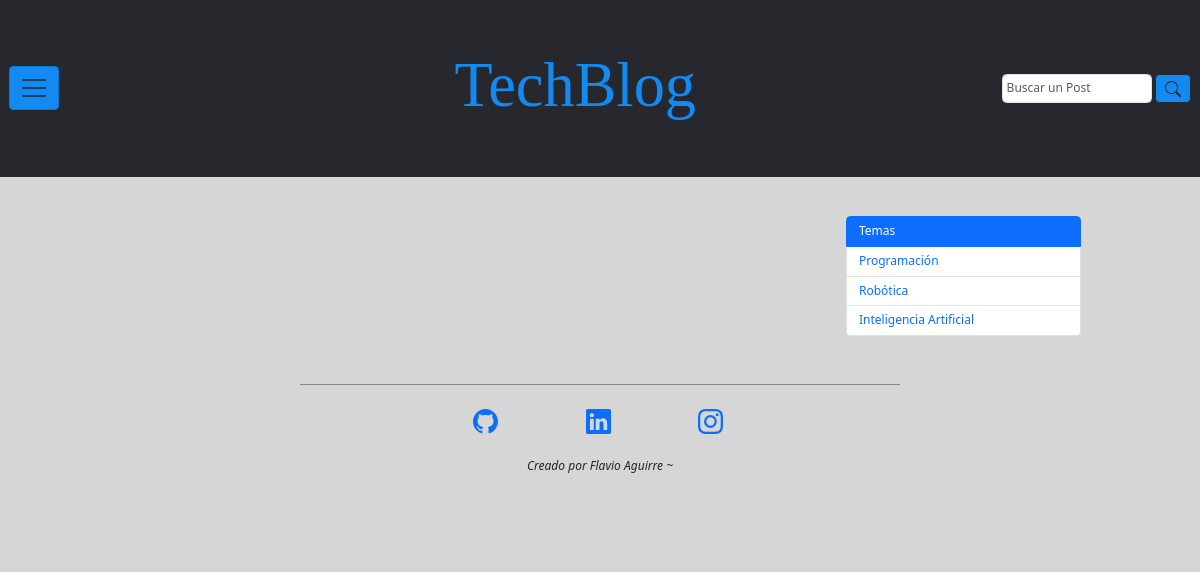
The page /foro/discusion/ on the database as committed earlier.
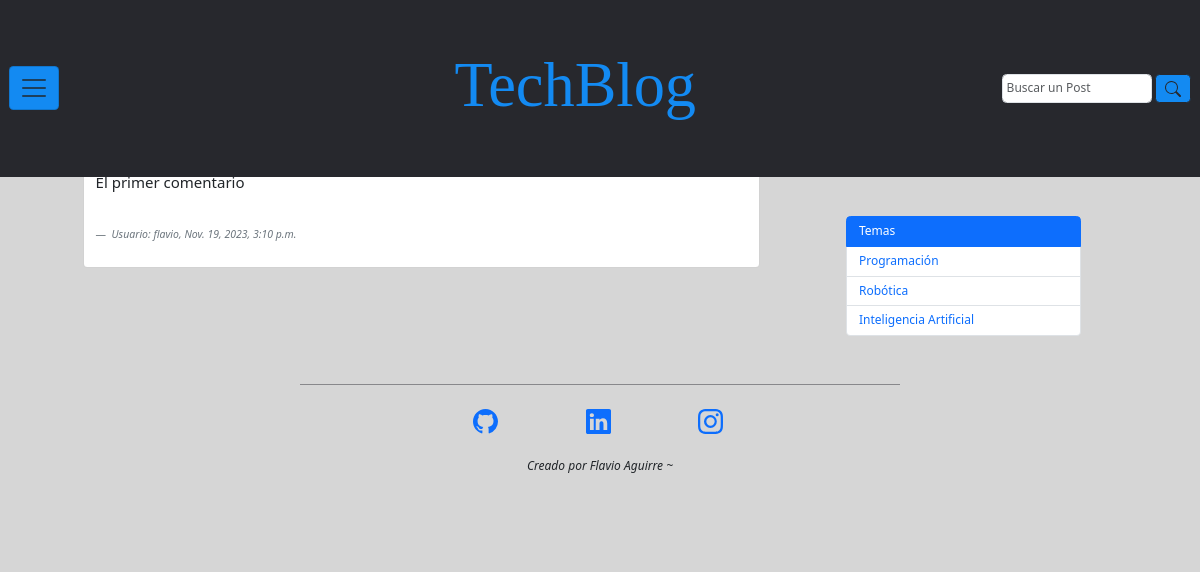
The same page on the database as committed later.
### foro/models.py (models this page shows, shortened)
class Foro(models.Model):
    comentario = models.CharField(max_length=200)
    usuario = models.ForeignKey(User, on_delete=models.CASCADE)
    fecha_comentario = models.DateTimeField(auto_now_add=True)

### foro/views.py (the view)
# urls.py: path('discusion/', views.ListadoComentarios.as_view(), name='foro_discusion'),
class ListadoComentarios(ListView):
    model = Foro
    context_object_name = 'foro'
    template_name = "foro/foro_discusion.html"

### foro/templates/foro/foro_discusion.html (shortened to what this page needs)
{% extends 'base.html' %}
{% block main %}
  <main class="contanier contenedor-main d-f">
    <section class="row contenedor-section p-20 col-md-9">
      {% for comentario in foro %}
        <article class="conteiner-article">
          <div class="card mb-3" style="max-width: 90%;">
            <div class="col-md-8">
              <div class="card-body">
                <figure class="figure_container mt-4">
                  <blockquote class="blockquote">
                    <p class="">{{ comentario.comentario }}</p>
                  </blockquote>
                  <figcaption class="blockquote-footer mt-5">
                    <cite title="Source Title">Usuario: {{ comentario.usuario }}, {{ comentario.fecha_comentario }}</cite>
                  </figcaption>
                </figure>
              </div>
            </div>
          </div>
        </article>
      {% endfor %}
    </section>
    <aside class="container container-aside">
        <ul class="row list-group">
            <li class="list-group-item active col-md-10" aria-current="true">Temas</li>
            <li class="list-group-item col-md-10"><a href="#" name="Programación">Programación</a></li>
            <li class="list-group-item col-md-10"><a href="#" name="Robótica">Robótica</a></li>
            <li class="list-group-item col-md-10"><a href="#" name="Matemáticas">Inteligencia Artificial</a></li>
        </ul>
    </aside>
  </main>
{% endblock main %}

Rows that differ between the two databases and show on the page:
added Foro: comentario "El primer comentario", usuario "flavio", fecha_comentario "Nov. 19, 2023, 3:10 p.m."
